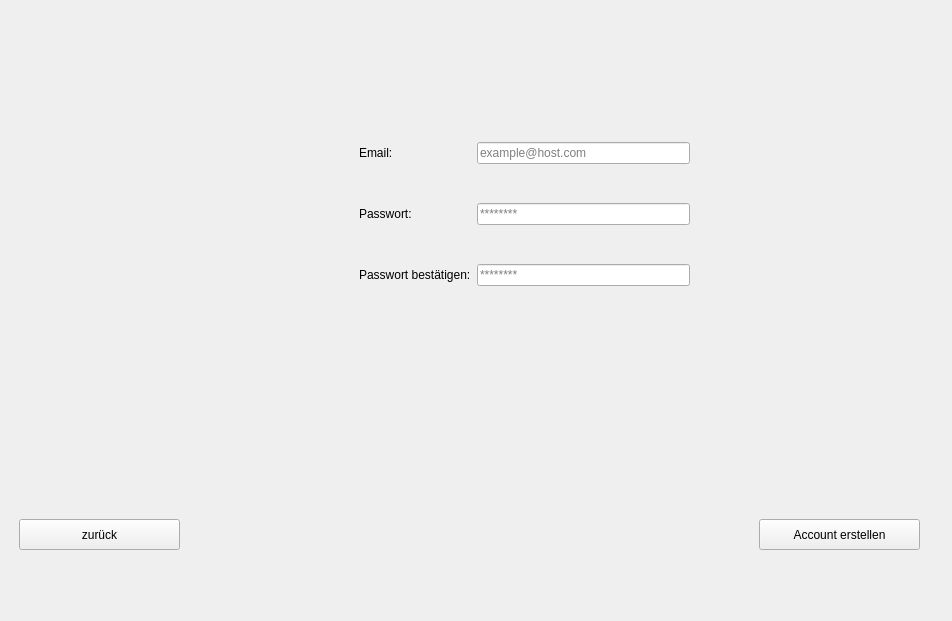
<?xml version="1.0" encoding="UTF-8"?>
<ui version="4.0">
 <class>RegistrationWindow</class>
 <widget class="QMainWindow" name="RegistrationWindow">
  <property name="geometry">
   <rect>
    <x>0</x>
    <y>0</y>
    <width>952</width>
    <height>621</height>
   </rect>
  </property>
  <property name="windowTitle">
   <string>Registrierung DiaThesis</string>
  </property>
  <widget class="QWidget" name="centralwidget">
   <layout class="QGridLayout" name="gridLayout_2">
    <item row="1" column="0">
     <layout class="QGridLayout" name="gridLayout">
      <item row="0" column="1">
       <widget class="QStackedWidget" name="stackedWidget">
        <property name="currentIndex">
         <number>1</number>
        </property>
        <widget class="QWidget" name="nutzertyp_page">
         <widget class="QGroupBox" name="groupBox">
          <property name="geometry">
           <rect>
            <x>340</x>
            <y>60</y>
            <width>221</width>
            <height>141</height>
           </rect>
          </property>
          <property name="title">
           <string>Ich möchte die Applikation nutzen als:...</string>
          </property>
          <widget class="QRadioButton" name="radioButton">
           <property name="geometry">
            <rect>
             <x>40</x>
             <y>30</y>
             <width>82</width>
             <height>17</height>
            </rect>
           </property>
           <property name="text">
            <string>Arzt</string>
           </property>
          </widget>
          <widget class="QRadioButton" name="radioButton_2">
           <property name="geometry">
            <rect>
             <x>40</x>
             <y>70</y>
             <width>82</width>
             <height>17</height>
            </rect>
           </property>
           <property name="text">
            <string>Patient</string>
           </property>
          </widget>
          <widget class="QRadioButton" name="radioButton_3">
           <property name="geometry">
            <rect>
             <x>40</x>
             <y>110</y>
             <width>82</width>
             <height>17</height>
            </rect>
           </property>
           <property name="text">
            <string>Angehöriger</string>
           </property>
          </widget>
         </widget>
         <widget class="QPushButton" name="next_btn_1">
          <property name="geometry">
           <rect>
            <x>754</x>
            <y>512</y>
            <width>161</width>
            <height>31</height>
           </rect>
          </property>
          <property name="text">
           <string>weiter</string>
          </property>
         </widget>
         <widget class="QPushButton" name="back_btn_1">
          <property name="geometry">
           <rect>
            <x>20</x>
            <y>520</y>
            <width>161</width>
            <height>31</height>
           </rect>
          </property>
          <property name="text">
           <string>zurück</string>
          </property>
         </widget>
         <widget class="QGroupBox" name="groupBox_2">
          <property name="geometry">
           <rect>
            <x>340</x>
            <y>230</y>
            <width>221</width>
            <height>161</height>
           </rect>
          </property>
          <property name="title">
           <string>Persönliche Daten: </string>
          </property>
          <widget class="QLabel" name="label_4">
           <property name="geometry">
            <rect>
             <x>10</x>
             <y>40</y>
             <width>47</width>
             <height>13</height>
            </rect>
           </property>
           <property name="text">
            <string>Vorname: </string>
           </property>
          </widget>
          <widget class="QLabel" name="label_5">
           <property name="geometry">
            <rect>
             <x>10</x>
             <y>100</y>
             <width>61</width>
             <height>16</height>
            </rect>
           </property>
           <property name="text">
            <string>Nachname: </string>
           </property>
          </widget>
          <widget class="QLineEdit" name="vorname_le">
           <property name="geometry">
            <rect>
             <x>80</x>
             <y>40</y>
             <width>113</width>
             <height>20</height>
            </rect>
           </property>
           <property name="placeholderText">
            <string>Max</string>
           </property>
          </widget>
          <widget class="QLineEdit" name="nachname_le">
           <property name="geometry">
            <rect>
             <x>80</x>
             <y>100</y>
             <width>113</width>
             <height>20</height>
            </rect>
           </property>
           <property name="placeholderText">
            <string>Mustermann</string>
           </property>
          </widget>
         </widget>
        </widget>
        <widget class="QWidget" name="page_2">
         <widget class="QPushButton" name="next_btn_2">
          <property name="geometry">
           <rect>
            <x>750</x>
            <y>510</y>
            <width>161</width>
            <height>31</height>
           </rect>
          </property>
          <property name="text">
           <string>Account erstellen</string>
          </property>
         </widget>
         <widget class="QPushButton" name="back_btn_2">
          <property name="geometry">
           <rect>
            <x>10</x>
            <y>510</y>
            <width>161</width>
            <height>31</height>
           </rect>
          </property>
          <property name="text">
           <string>zurück</string>
          </property>
         </widget>
         <widget class="QWidget" name="gridLayoutWidget_2">
          <property name="geometry">
           <rect>
            <x>350</x>
            <y>100</y>
            <width>331</width>
            <height>211</height>
           </rect>
          </property>
          <layout class="QGridLayout" name="gridLayout_3">
           <item row="0" column="1">
            <widget class="QLineEdit" name="user_le">
             <property name="placeholderText">
              <string>example@host.com</string>
             </property>
            </widget>
           </item>
           <item row="2" column="1">
            <widget class="QLineEdit" name="password2_le">
             <property name="echoMode">
              <enum>QLineEdit::Password</enum>
             </property>
             <property name="placeholderText">
              <string>********</string>
             </property>
            </widget>
           </item>
           <item row="1" column="1">
            <widget class="QLineEdit" name="password_le">
             <property name="echoMode">
              <enum>QLineEdit::Password</enum>
             </property>
             <property name="placeholderText">
              <string>********</string>
             </property>
            </widget>
           </item>
           <item row="0" column="0">
            <widget class="QLabel" name="label">
             <property name="text">
              <string>Email: </string>
             </property>
            </widget>
           </item>
           <item row="1" column="0">
            <widget class="QLabel" name="label_2">
             <property name="text">
              <string>Passwort:</string>
             </property>
            </widget>
           </item>
           <item row="2" column="0">
            <widget class="QLabel" name="label_3">
             <property name="text">
              <string>Passwort bestätigen:</string>
             </property>
            </widget>
           </item>
          </layout>
         </widget>
        </widget>
       </widget>
      </item>
     </layout>
    </item>
   </layout>
  </widget>
 </widget>
 <resources/>
 <connections/>
</ui>
